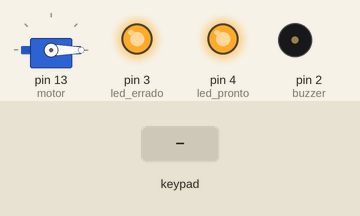
Simulated run of this sketch. Board: Arduino Uno, built with avr-gcc and run on an emulated ATmega328P. On the bench: servo, output pins drawn as LEDs (lit = HIGH), buzzer (waves = sounding). Inputs (shaded band) come from the test bench. What the sketch prints to the serial monitor is not drawn.

Above: at 0.8 s.
0.9 s: keypad keys 1 0 1 1 1 2 pressed 0.4 s apart
At 3.2 s:
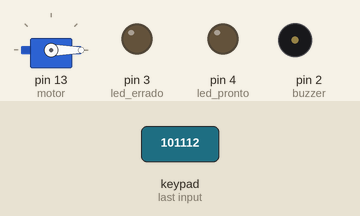
At 5.6 s:
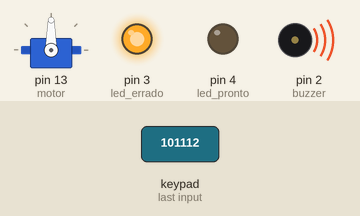
6.3 s: keypad keys 1 0 1 1 1 2 # pressed 0.4 s apart
At 9.1 s:
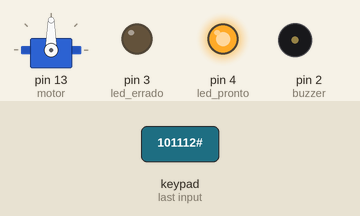
Timing chart, 0 to 10.6 s (numbered marks = the images above; inputs shaded):
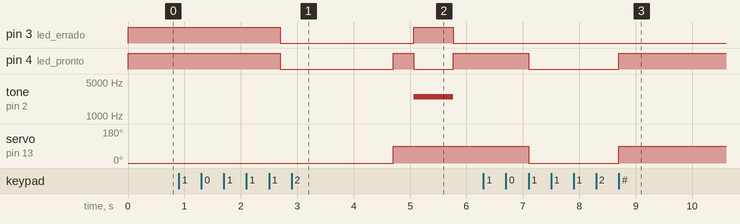

The sketch:

Tranca_Membrana_Servo.ino
```cpp
/*
   Este projeto simula uma tranca ativada por senha. No primeiro uso, o usuário define uma senha com uma quantidade de dígitos
   definidos na variável TAMANHO. Quando o código é uplodiado, no primeiro uso, o usuário seta a senha.
   Para abrir a tranca, é preciso digitar a senha enquanto um LED que indica que está pronto para a senha ser inserida.
   Um LED e um buzzer são ativados caso a senha esteja incorreta, e novas tentativas podem ser feitas uma vez que o LED que
   indica que a senha pode ser digitada está acesa. Uma vez aberta, a tranca é fechada teclando "*" ou "#" no teclado de membrana.
   Depois de trancar a caixa, a luz de "pronto" é acesa e a senha já pode ser digitada novamente.

   O teclado é definido como um objeto da classe keypad-> Keypad(makeKeymap(matriz de teclas), posições dos pinos linha, posições dos pinos coluna, numero de linhas, numero de colunas), sendo que
   numero de linhas e colunas deve ser declarado como const int e os vetores onde se encontram as posições dos pinos devem ser declarados como byte.
   A biblioteca se encontra na pasta do projeto. O Servo utiliza a biblioteca Servo padrão.

   Letícia Pegoraro Garcez 2020
*/

//IMPORTAÇÃO DE BIBLIOTECAS
#include <Keypad.h>
#include <Servo.h>

#define TAMANHO 3//tamanho da senha. O código usa c<TAMANHO, por isso tamanho tem que ser um número menor do que o desejado.

//linhas e colunas devem ser declaradas como const int
const int linhas =  4;
const int colunas = 3;

//LEDs para indicar o estado
#define led_pronto 4
#define led_errado 3
#define motor 13
#define buzzer 2

//DEFINIÇÃO DAS VARIVÁVEIS RELATIVAS AO HARDWARE DO TELCADO


char teclas[linhas][colunas] = { {'1', '2', '3'},//representação do teclado
  {'4', '5', '6'},
  {'7', '8', '9'},
  {'*', '0', '#'}
};

//os vetores dos pinos relacionados aos terminais devem ser do tipo byte
byte pinosL[linhas] = {6, 7, 8, 9}; // vetor que guarda os pinos referentes aos terminais 1-4 do teclado, que correspondem as linhas
byte pinosC[colunas] = {10, 11, 12}; // vetor que guarda os pinos referentes aos terminais 5-7 do teclado, que correspondem as colunas

//DEFINIÇÃO DA VARIÁVEL SENHA
char senha[TAMANHO];//senha definida no primeiro uso
char senhaInput[TAMANHO];//senha digitada pelo usuario

//CABEÇALHOS DAS FUNÇÕES

char leTeclado(void);//lê um character digitado
bool verificaSenha(char* s);//confere se a senha está correta
void aguardaTrancamento(void);//espera o comando pra caixa ser fechada novamente

Keypad teclado = Keypad(makeKeymap(teclas), pinosL, pinosC, linhas, colunas);//Definição e inicialização do teclado
Servo s;//cria um objeto Servo

void setup()
{
  pinMode(led_pronto, OUTPUT);
  pinMode(led_errado, OUTPUT);
  pinMode(motor, OUTPUT);
  pinMode(buzzer, OUTPUT);


  Serial.begin(9600);

  s.attach(motor);//Assossia o objeto servo s ao pino do motor
  s.write(0);
  //Inicialização do primeiro uso, acendendo os dois leds

  digitalWrite(led_pronto, HIGH);
  digitalWrite(led_errado, HIGH);

  for (int c = 0; c < TAMANHO; c++) { // Lê a senha
    senha[c] = leTeclado();
  }

Serial.print(senha);
  delay(1000);//espera
  digitalWrite(led_pronto, LOW);
  digitalWrite(led_errado, LOW);
  delay(2000);//tempo antes de liberar as adivinhações de senha.
  s.write(90);

}


void loop() {
  digitalWrite(led_pronto, HIGH); // Indico que  esá pronto pra leitura

  for (int c = 0; c < TAMANHO; c++) { // Lê a senha digitada pelo usuario
    senhaInput[c] = leTeclado();
  }
  Serial.print(senhaInput);
  Serial.print("     ");
  Serial.println(senha);

  if (verificaSenha(senhaInput)) {//Se a senha está correta
    s.write(0);
    digitalWrite(led_pronto, LOW);
    digitalWrite(led_errado, LOW);
    aguardaTrancamento();
  } else {//senão...
    digitalWrite(led_pronto, LOW);
    digitalWrite(led_errado,HIGH);
    tone(buzzer, 2500);
    delay(700);
    noTone(buzzer);
    digitalWrite(led_errado,LOW);
  }


}

//FUNÇÕES
char leTeclado(void) {
  char entrada;
  do {
    entrada = teclado.getKey();
  } while (!entrada); //não prossegue sem algo ser digitado
  // Serial.println(entrada);
  return entrada;//e quando algo é digitado, retorna.
}

bool verificaSenha(char* s) {
  for (int c = 0; c < TAMANHO; c++) {//senha incorreta
    if (s[c] != senha[c]) {
      return false;
    }
  }
  return true;//se não foram encontrados erros na senha, ela é correta
}

void aguardaTrancamento(void) { //As teclas "*" ou "#" devem ser apertadas pra fechar a caixa.
  do {
    delay(10);
  } while (leTeclado() != '*' && leTeclado() != '#');
      s.write(90);

  }
```

Measured:
- after the input at 0.9 s, pin 3 (led_errado): HIGH → LOW after 1.8 s, → HIGH 2.4 s later, → LOW 0.70 s later; pin 4 (led_pronto): HIGH → LOW after 1.8 s, → HIGH 2.0 s later, → LOW 0.36 s later, → HIGH 0.70 s later; tone on pin 2 (buzzer): silent → 2500 Hz after 4.2 s, → silent 0.70 s later; servo on pin 13 (motor): 0° → 90° after 3.8 s
- after the input at 6.3 s, pin 4 (led_pronto): HIGH → LOW after 0.80 s, → HIGH 1.6 s later; servo on pin 13 (motor): 90° → 0° after 0.80 s, → 90° 1.6 s later
